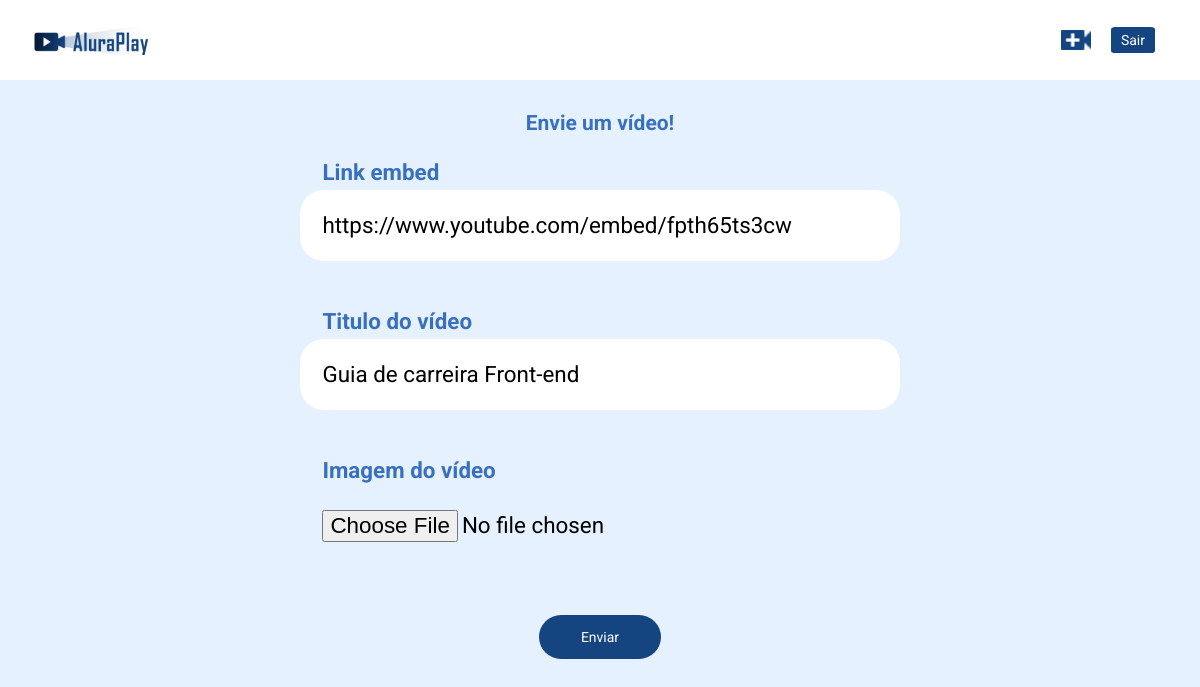
Before: /editar-video?id=6 (signed in) with the older database file.
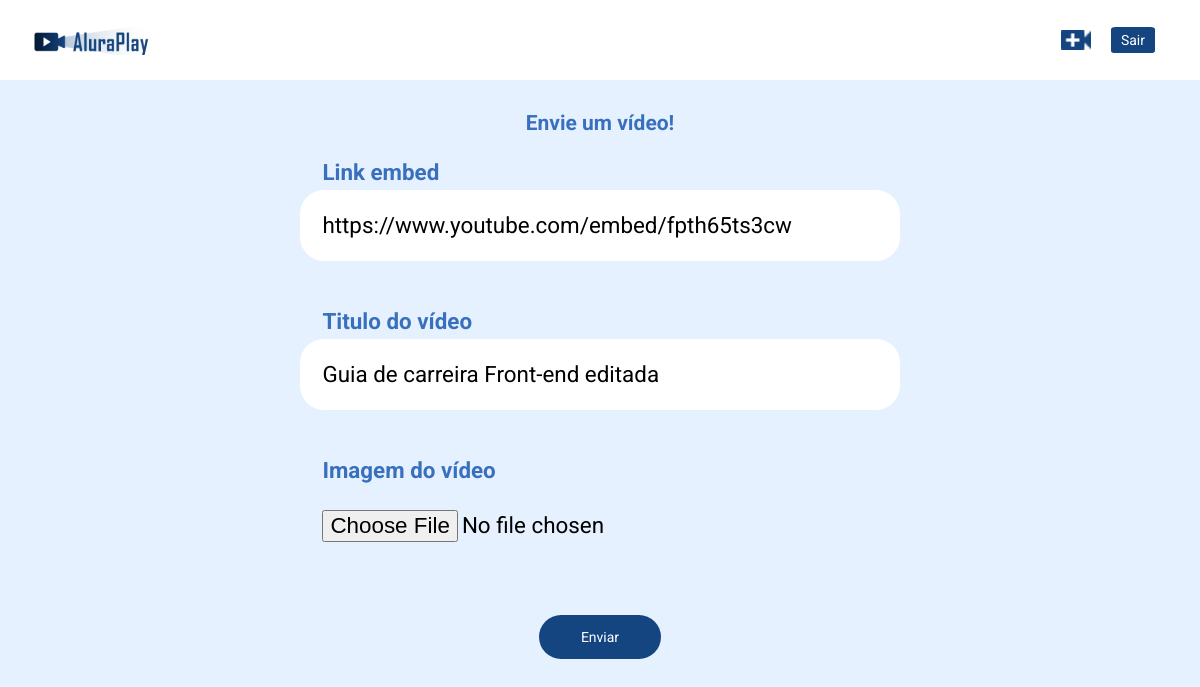
After: the same page with the newer database file.
### tables this page shows
CREATE TABLE videos (id INTEGER PRIMARY KEY, url TEXT, title TEXT, image_path TEXT);

### src/Controller/SendVideoController.php (called while the page is built, shortened)
<?php
class SendVideoController implements Controller
{
    public function processarRequisicao(): void
    {
        $id = intval(filter_input(INPUT_GET, 'id'));
        $video = null;
        if($id !== 0) {
            $video = $this->repository->findById($id);
        }
        require_once __DIR__ . '/../../view/video-send.php';
    }
}

### public/index.php (called while the page is built, shortened)
<?php
$routes = require_once __DIR__ . '/../config/routes.php';
$dbPath = __DIR__ . '/../banco.sqlite';
$pdo = new PDO("sqlite:$dbPath");
$repository = new VideoRepository($pdo);
$httpMethod = $_SERVER['REQUEST_METHOD'];
$path = $_SERVER['PATH_INFO'] ?? '/';
$key = "$httpMethod|$path";
if (array_key_exists($key, $routes)) {
    $controller = new $controllerClass($repository);
} else {
    $controller = new Error404Controller();
}
$controller->processarRequisicao();

### src/Repository/VideoRepository.php (called while the page is built, shortened)
<?php
class VideoRepository
{
    public function findById(int $id): Video
    {
        $query = 'SELECT * FROM videos WHERE id = ?';
        $stmt = $this->pdo->prepare($query);
        $stmt->bindValue(1, $id, PDO::PARAM_INT);
        $stmt->execute();
        $video = $stmt->fetch(PDO::FETCH_ASSOC);
        return $this->hydrateVideo($video);
    }
    public function hydrateVideo(array $videoData): Video
    {
        $video = new Video($videoData['url'], $videoData['title']);
        $video->setId($videoData['id']);
        if ($videoData['image_path'] !== null){
            $video->setImagePath($videoData['image_path']);
        }
        return $video;
    }
}

### src/Entity/Video.php (called while the page is built, shortened)
<?php
class Video
{
    public function setUrl(string $url): void
    {
        $this->url = $url;
    }
}

### view/video-send.php (the view)
<?php require_once __DIR__ . '/inicio-html.php'; ?>
        <main class="container">
            <form class="container__formulario" enctype="multipart/form-data" method="post">
                <h2 class="formulario__titulo">Envie um vídeo!</h2>
                    <div class="formulario__campo">
                        <label class="campo__etiqueta" for="url">Link embed</label>
                        <input
                            name="url"
                            class="campo__escrita"
                            required
                            placeholder="Por exemplo: https://www.youtube.com/embed/FAY1K2aUg5g" id='url'
                            value="<?= $video?->url ?>"
                            id='url'
                        />
                    </div>
                    <div class="formulario__campo">
                        <label class="campo__etiqueta" for="titulo">Titulo do vídeo</label>
                        <input
                            name="titulo"
                            class="campo__escrita"
                            required
                            placeholder="Neste campo, dê o nome do vídeo" id='url'
                            value="<?= $video?->title ?>"
                            id='titulo'
                        />
                    </div>
                    <div class="formulario__campo">
                        <label class="campo__etiqueta" for="image">Imagem do vídeo</label>
                        <input
                            name="image"
                            accept="image/*"
                            type="file"
                            class="campo__escrita"
                            id='imagem'
                        />
                    </div>
                    <input class="formulario__botao" type="submit" value="Enviar" />
            </form>
        </main>
        <?php require_once __DIR__ . '/fim-html.php';

### view/inicio-html.php (shortened to what this page needs)
<!DOCTYPE html>
<html lang="pt-br">
<head>
    <link rel="stylesheet" href="../css/reset.css">
    <link rel="stylesheet" href="../css/estilos.css">
    <link rel="stylesheet" href="../css/estilos-form.css">
    <link rel="stylesheet" href="../css/flexbox.css">
</head>
<body>
    <header>
        <nav class="cabecalho">
            <a class="logo" href="../"></a>
            <div class="cabecalho__icones">
                <a href="/novo-video" class="cabecalho__videos"></a>
                <a href="/logout" class="cabecalho__sair">Sair</a>
            </div>
        </nav>
    </header>

### view/fim-html.php
</body>
</html>

### public/css/estilos.css (style rules this page uses)
*, *::before, *::after { --azul-escuro: #154580; --azul-medio: #3970BE; --azul-claro: #E5F1FF; --cinza-texto: #444444; --cinza-claro: #ECECEC; box-sizing: border-box; }
body { font-family: Roboto, Arial, Helvetica, sans-serif; background-color: var(--azul-claro); position: relative; width: 100%; height: 100vh; overflow: auto; font-size: 14px; color: white; box-sizing: border-box; text-align: center; }
.cabecalho { background-color: white; position: fixed; top: 0; height: 80px; width: 100%; padding: 0 25px; z-index: 2; }
.logo { background-image: url(../img/cabecalho/Logo.png); background-repeat: no-repeat; padding: 15px 65px; cursor: pointer; }
.cabecalho__videos { background-image: url(../img/cabecalho/video_call.png); background-size: contain; background-repeat: no-repeat; background-position: center; padding: 15px; }
.cabecalho__sair { margin: 0 20px; padding: 5px 10px; border-radius: 10%; background-color: var(--azul-escuro); }
@media (min-width: 834px) { body { height: 100vh; } }

### public/css/estilos-form.css (style rules this page uses)
.container { display: grid; align-items: center; justify-content: center; height: 100vh; }
.container__formulario { margin: 3em 0; display: flex; flex-direction: column; align-items: center; justify-content: center; text-align: initial; }
.formulario__campo { margin: 1em; font-size: 1.6em; }
.formulario__titulo { color: var(--azul-medio); font-weight: bold; font-size: 21px; }
.campo__escrita { width: 50vw; border-radius: 24px; display: block; color: black; padding: 1em }
.campo__etiqueta { line-height: 1.5; padding: 0 0 .1em 1em; font-weight: 700; color: var(--azul-medio); }
.formulario__botao { padding: 1em 3em; margin: 2em 0; border-radius: 24px; background-color: var(--azul-escuro); }

### public/css/flexbox.css (style rules this page uses)
.cabecalho { display: flex; justify-content: space-between; align-items: center; }

Changed rows visible on the page:
changed videos "https://www.youtube.com/embed/fpth65ts3cw": titulo "Guia de carreira Front-end" → "Guia de carreira Front-end editada"
